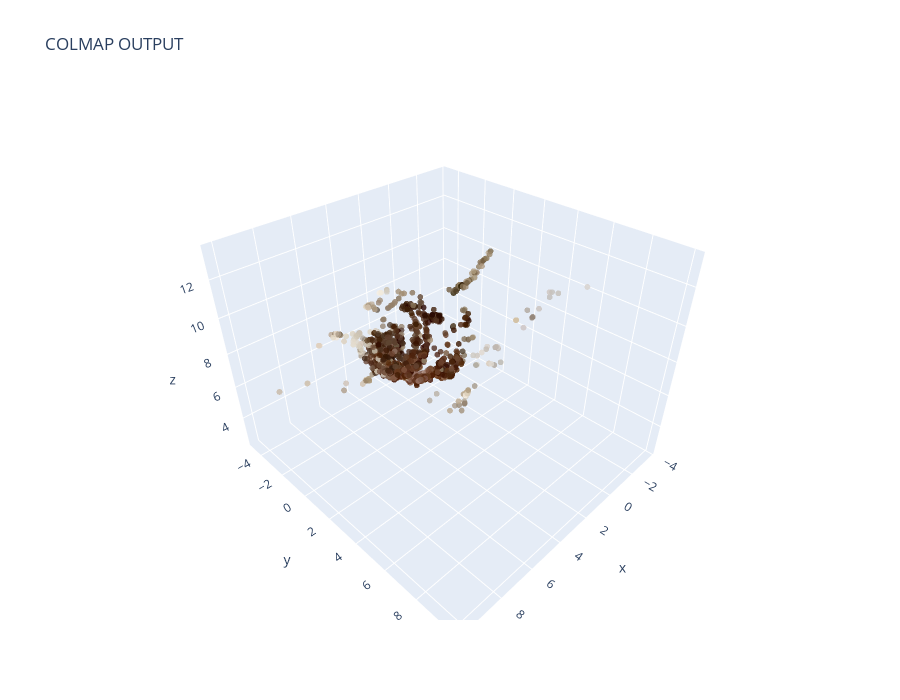

Here is the notebook cell this chart was saved with:
### Markdown cell above
## COLMAP OUTPUT

### Code cell
import numpy as np
import plotly.graph_objects as go

def load_points3D_txt(path):
    pts, colors = [], []
    with open(path, 'r') as f:
        for line in f:
            if line.startswith('#') or not line.strip(): 
                continue
            vals = line.strip().split()
            x, y, z = map(float, vals[1:4])
            r, g, b = map(int, vals[4:7])
            pts.append([x, y, z])
            colors.append(f'rgb({r},{g},{b})')
    return np.array(pts), colors

points3D_path = "/home/sairam/NU/AFR/HW4/buddha/sparse/0/points3D.txt"
pts, colors = load_points3D_txt(points3D_path)

fig = go.Figure()
fig.add_trace(go.Scatter3d(
    x=pts[:,0], y=pts[:,1], z=pts[:,2],
    mode='markers',
    marker=dict(size=2, color=colors, opacity=0.8)
))
fig.update_layout(scene=dict(aspectmode='data'),
                  title="COLMAP OUTPUT",
                  width=900, height=700)
fig.show()

### Figure 1 — Plotly figure (JSON) as saved in the notebook; plotly's stock layout.template omitted (floating-point values rounded to 4 significant figures; data arrays with more than 128 entries replaced by an {"elided": "..."} marker saying what was removed)
{"data": [{"marker": {"color": {"elided": "1921 str values"}, "opacity": 0.8, "size": 2}, "mode": "markers", "type": "scatter3d", "x": {"elided": "1921 float values"}, "y": {"elided": "1921 float values"}, "z": {"elided": "1921 float values"}}], "layout": {"height": 700, "scene": {"aspectmode": "data"}, "title": {"text": "COLMAP OUTPUT"}, "width": 900}}
